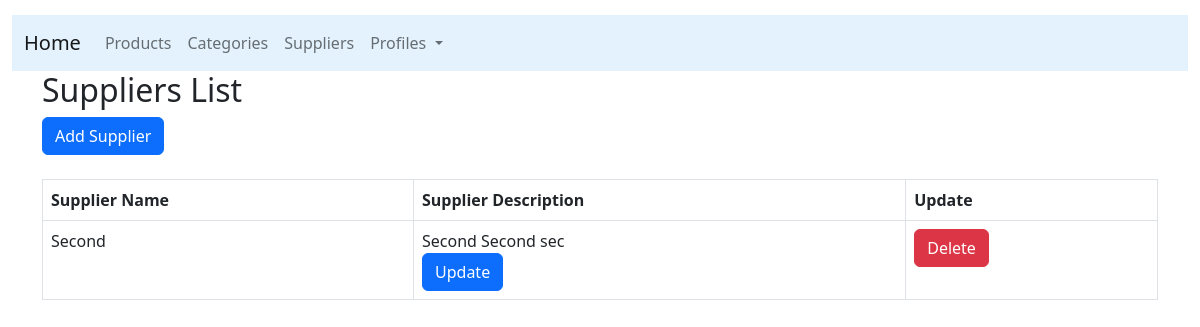
The page /list-suppliers/ (signed in) on the database its author committed.
### inventory/models.py (models this page shows, shortened)
class ProductSupplier(models.Model):
    supplier_name = models.CharField(max_length=150,unique=True)
    supplier_description = models.TextField()
    date_created = models.DateTimeField(auto_now_add=True)
    date_updated = models.DateTimeField(auto_now=True)
    class Meta:
        ordering = ('date_created',)
        verbose_name = 'Supplier'
        verbose_name_plural = 'Suppliers'

### inventory/views.py (the view)
# urls.py: path('list-suppliers/',views.list_suppliers,name='list_suppliers'),
@login_required(login_url='/')
def list_suppliers(request):
    suppliers = ProductSupplier.objects.all()
    return render(request, 'inventory/list_suppliers.html', {'suppliers': suppliers})

### inventory/templates/inventory/list_suppliers.html (shortened to what this page needs)
{% extends "products/base.html" %}
{% block content %}
<div class="container">
    <h2>Suppliers List</h2>
    <div>
        <a href="{% url 'inventory:add_supplier'%}" class="btn btn-primary">Add Supplier</a>
    <div>
    <br>
    <table class="table table-bordered">
        <thead>
            <tr>
                <th>Supplier Name</th>
                <th>Supplier Description</th>
                <th> Update </th>
            </tr>
        </thead>
        <tbody>
            {% for supplier in suppliers %}
                <tr>
                    <td>{{ supplier.supplier_name }}</td>
                    <td>{{ supplier.supplier_description }} <br>
                        <a href="{% url 'inventory:update_supplier' supplier.id %}" class="btn btn-primary">Update</a>
                    </td>
                    <td><a href="{% url 'inventory:delete_supplier' supplier.id %}" class="btn btn-danger">Delete</a></td>
                </tr>
            {% endfor %}
        </tbody>
    </table>
</div>
{% endblock%}

### rows shown on the page
ProductSupplier: supplier_name "Second", supplier_description "Second Second sec"
